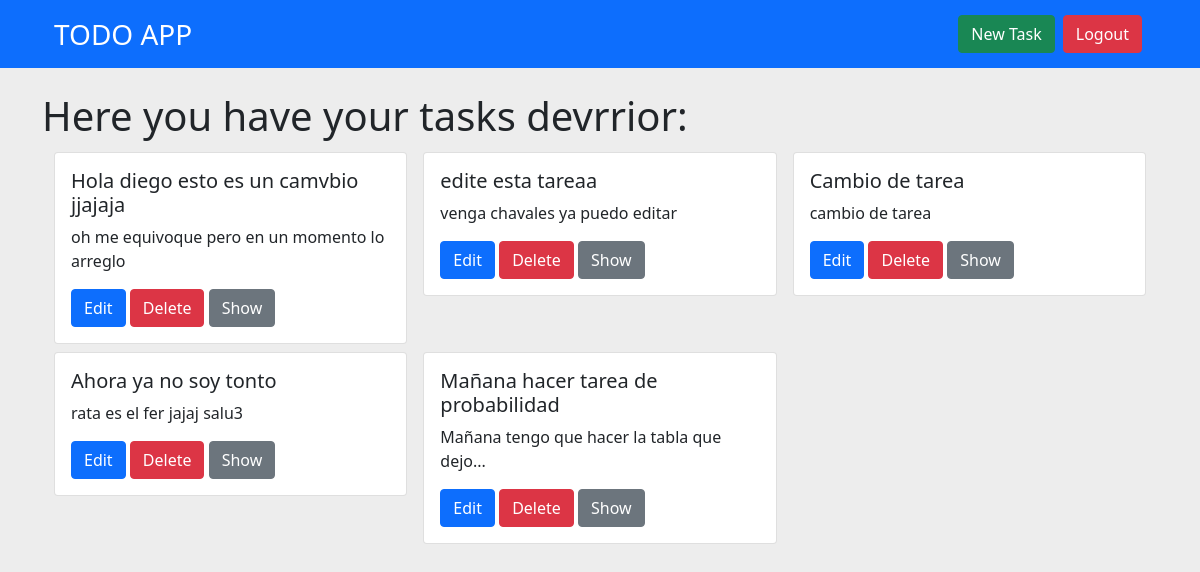
The page /tasks (signed in) on the database its author committed.
### app/models.py (models this page shows, shortened)
class User(db.Model, UserMixin):
    id = db.Column(db.Integer, primary_key=True)
    username = db.Column(db.String(20), unique=True, nullable=True)
    email = db.Column(db.String(50), unique=True, nullable=True)
    password_hash = db.Column(db.String(80), nullable=True)
    tasks = db.relationship("Task")
    @property
    def password(self):
        pass
    @classmethod
    def get_by_id(cls, id):
        return User.query.filter_by(id=id).first()

class Task(db.Model):
    id = db.Column(db.Integer, primary_key=True)
    title = db.Column(db.String(40), nullable=True)
    description = db.Column(db.String(140), nullable=True)
    user_id = db.Column(db.Integer, db.ForeignKey("user.id"))
    @property
    def little_title(self):
        if len(self.title) > 38:
            return self.title[0:38] + "..."
        return self.title
    @property
    def little_description(self):
        if len(self.description) > 50:
            return self.description[0:40] + "..."
        return self.description

### app/tasks/tasks.py (the view)
@tasks_bp.route("/tasks")
@login_required
def tasks():
    tasks = current_user.tasks
    return render_template(
        "tasks/view.html", title_page="Tasks", tasks=tasks, current_user=current_user
    )

### app/auth/auth.py (called while the page is built)
@login_manager.user_loader
def load_user(id):
    return User.get_by_id(id)

### app/tasks/templates/tasks/view.html
{% extends "layout.html" %}
{% from "_render_elements.html" import render_task, render_modal_remove%}
{% block content %}
{% if tasks|length != 0 %}
<h1 class="my-2" >Here you have your tasks {{ current_user.username }}:</h1>
{% endif %}
<div class="row px-3">
    {% if tasks|length != 0 %}
        {% for task in tasks %}
            {{ render_task(task.title,task.little_title,task.description,task.little_description,task.id) }}
        {% endfor %}
    {% else %}
    <div class="alert alert-secondary">You should create a new task, just click <a href="{{ url_for('tasks_bp.task_new') }}" class="link-link">here</a>.
    {% endif %}
</div>
{% endblock content %}

### app/templates/_render_elements.html (shortened to what this page needs)
{% macro render_task(title, little_title, description, little_description, task_id) %}
    <div class="col-12 col-sm-6 col-md-4 col-lg-4 p-1 px-2">
        <div class="card">
            <div class="card-body">
                <h5 class="card-title">{{ little_title }}</h5>
                <p class="card-text">{{ little_description }}</p>
                <a href="{{ url_for('tasks_bp.task_edit', task_id=task_id) }}" class="btn  btn-primary">Edit</a>
                <button class="btn btn-danger" data-bs-toggle="modal" data-bs-target="#content-modal-{{ task_id }}">Delete</button>
                <button class="btn btn-secondary" data-bs-toggle="modal" data-bs-target="#content-modal-show-{{ task_id }}">Show</button>
            </div>
        </div>
    </div>
{% endmacro%}

### rows shown on the page
User: username "devrrior"
Task: title "Hola diego esto es un camvbio jjajaja", description "oh me equivoque pero en un momento lo arreglo"
Task: title "edite esta tareaa", description "venga chavales ya puedo editar"
Task: title "Cambio de tarea", description "cambio de tarea"
Task: title "Ahora ya no soy tonto", description "rata es el fer jajaj salu3"
Task: title "Mañana hacer tarea de probabilidad", little_description "Mañana tengo que hacer la tabla que dejo..."
